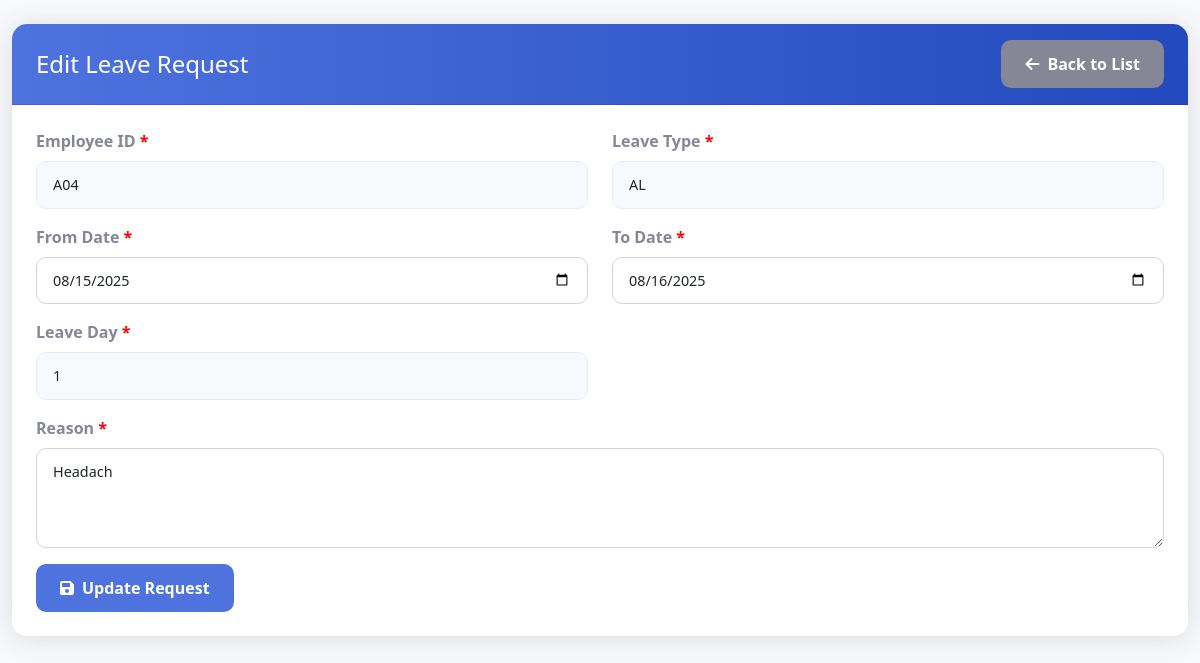
Page /view/SSLeaveRequest/edit.php?id=32 on the committed database.
### tables this page shows
CREATE TABLE `lmleaverequest` (
  `ID` int(11) NOT NULL,
  `EmpCode` varchar(50) DEFAULT NULL,
  `LeaveType` varchar(20) DEFAULT NULL,
  `Reason` text DEFAULT NULL,
  `FromDate` date DEFAULT NULL,
  `ToDate` date DEFAULT NULL,
  `LeaveDay` int(11) NOT NULL,
  `PHOrOffDay` int(11) NOT NULL,
  `Status` varchar(20) DEFAULT NULL,
  `UpdatedAt` timestamp NOT NULL DEFAULT current_timestamp() ON UPDATE current_timestamp(),
  `ApprovedBy` varchar(250) NOT NULL,
  `RejectedBy` varchar(255) NOT NULL
);

### view/SSLeaveRequest/edit.php (the view, shortened to what this page needs)
<?php
include("../../Config/conect.php");
$id = $_GET['id'];
$sql = "SELECT lr.*, sp.EmpName
        FROM lmleaverequest lr
        LEFT JOIN hrstaffprofile sp ON lr.EmpCode = sp.EmpCode
        WHERE lr.ID = ?";
$stmt = $con->prepare($sql);
$stmt->bind_param("i", $id);
$stmt->execute();
$result = $stmt->get_result();
$leaveRequest = $result->fetch_assoc();
?>
<!DOCTYPE html>
<html lang="en">
<head>
    <link href="https://cdn.jsdelivr.net/npm/bootstrap@5.1.3/dist/css/bootstrap.min.css" rel="stylesheet">
    <link href="https://cdn.jsdelivr.net/npm/select2@4.1.0-rc.0/dist/css/select2.min.css" rel="stylesheet">
    <link href="https://cdn.jsdelivr.net/npm/select2-bootstrap-5-theme@1.3.0/dist/select2-bootstrap-5-theme.min.css" rel="stylesheet">
    <link href="https://cdn.jsdelivr.net/npm/sweetalert2@11/dist/sweetalert2.min.css" rel="stylesheet">
    <link href="https://cdnjs.cloudflare.com/ajax/libs/font-awesome/6.0.0/css/all.min.css" rel="stylesheet">
    <link href="../../style/career.css" rel="stylesheet">
</head>
<body>
    <div class="container-fluid mt-4">
        <div class="row">
            <div class="col-12">
                <div class="card">
                    <div class="card-header">
                        <div class="d-flex justify-content-between align-items-center">
                            <h4 class="mb-0">Edit Leave Request</h4>
                            <a href="index.php" class="btn btn-secondary">
                                <i class="fas fa-arrow-left me-2"></i>Back to List
                            </a>
                        </div>
                    </div>
                    <div class="card-body">
                        <form id="leaveRequestForm" action="../../action/SSLeaveRequest/edit.php" method="POST" novalidate>
                            <div class="row">
                                <div class="col-md-6">
                                    <div class="mb-3">
                                        <label for="employeeID" class="form-label required">Employee ID</label>
                                        <input type="text" class="form-control" id="employeeID" name="empCode"
                                               value="<?php echo htmlspecialchars($leaveRequest['EmpCode']); ?>" readonly>
                                    </div>
                                </div>
                                <div class="col-md-6">
                                    <div class="mb-3">
                                        <label for="leaveType" class="form-label required">Leave Type</label>
                                        <input type="text" class="form-control" id="leaveType" name="leaveType"
                                               value="<?php echo htmlspecialchars($leaveRequest['LeaveType']); ?>" readonly>
                                    </div>
                                </div>
                            </div>
                            <div class="row">
                                <div class="col-md-6">
                                    <div class="mb-3">
                                        <label for="fromDate" class="form-label required">From Date</label>
                                        <input type="date" class="form-control" id="fromDate" name="fromDate"
                                               value="<?php echo htmlspecialchars($leaveRequest['FromDate']); ?>"
                                               onchange="calculateLeaveDays()" required>
                                    </div>
                                </div>
                                <div class="col-md-6">
                                    <div class="mb-3">
                                        <label for="toDate" class="form-label required">To Date</label>
                                        <input type="date" class="form-control" id="toDate" name="toDate"
                                               value="<?php echo htmlspecialchars($leaveRequest['ToDate']); ?>"
                                               onchange="calculateLeaveDays()" required>
                                    </div>
                                </div>
                            </div>
                            <div class="row">
                                <div class="col-md-6">
                                    <div class="mb-3">
                                        <label for="leaveDay" class="form-label required">Leave Day</label>
                                        <input type="number" class="form-control" id="leaveDay" name="leaveDay"
                                               value="<?php echo htmlspecialchars($leaveRequest['LeaveDay']); ?>" readonly required>
                                    </div>
                                </div>
                                <div class="col-md-6">
                                </div>
                            </div>
                            <div class="row">
                                <div class="col-12">
                                    <div class="mb-3">
                                        <label for="reason" class="form-label required">Reason</label>
                                        <textarea class="form-control" id="reason" name="reason" rows="3" required><?php
                                            echo htmlspecialchars($leaveRequest['Reason']);
                                        ?></textarea>
                                    </div>
                                </div>
                            </div>
                            <div class="row">
                                <div class="col-12">
                                    <button type="submit" class="btn btn-primary">
                                        <i class="fas fa-save me-2"></i>Update Request
                                    </button>
                                </div>
                            </div>
                        </form>
                    </div>
                </div>
            </div>
        </div>
    </div>
</body>
</html>

### Style/career.css (style rules this page uses)
:root { --primary-color: #4e73df; --secondary-color: #858796; --success-color: #1cc88a; --info-color: #36b9cc; --warning-color: #f6c23e; --danger-color: #e74a3b; }
body { background-color: #f8f9fc; font-family: 'Segoe UI', Tahoma, Geneva, Verdana, sans-serif; }
.required:after { content: " *"; color: var(--danger-color); }
.card { border: none; border-radius: 15px; box-shadow: 0 0.15rem 1.75rem 0 rgba(58, 59, 69, 0.15); }
.card-header { background: linear-gradient(to right, var(--primary-color), #224abe); color: white; border-radius: 15px 15px 0 0 !important; padding: 1rem 1.5rem; }
.card-body { padding: 1.5rem; }
.form-control, .form-select { border-radius: 10px; border: 1px solid #d1d3e2; padding: 0.75rem 1rem; font-size: 0.9rem; }
.form-control[readonly] { background-color: #f8f9fc; border: 1px solid #eaecf4; }
.form-label { font-weight: 600; color: var(--secondary-color); margin-bottom: 0.5rem; }
textarea.form-control { min-height: 100px; }
.btn { border-radius: 10px; padding: 0.75rem 1.5rem; font-weight: 600; transition: all 0.2s; }
.btn-primary { background-color: var(--primary-color); border: none; }
.btn-secondary { background-color: var(--secondary-color); border: none; }

### view/SSLeaveRequest/edit.php (style rules this page uses)
.required:after { content: " *"; color: red; }

### rows in the picture
lmleaverequest: empCode "A04", leaveType "AL", fromDate "08/15/2025", toDate "08/16/2025", leaveDay "1", reason "Headach"
